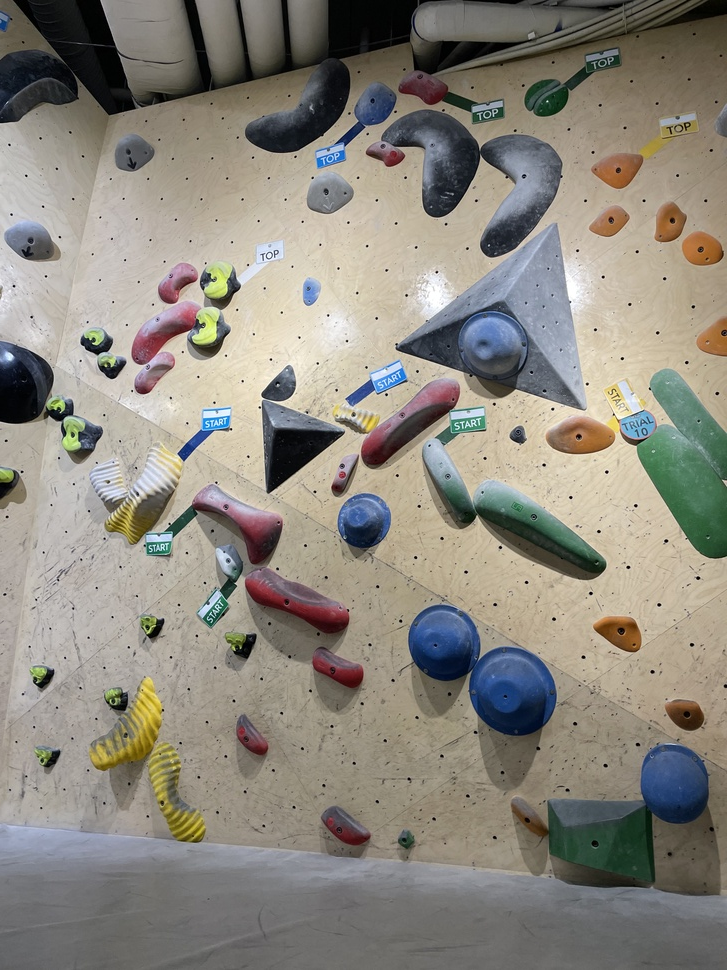
#> input picture KakaoTalk_20221013_091840720.jpg, 727 x 970 px, shrunk from 3024 x 4032 before the run, given as the content of the folder C:/Users/Kim/Desktop/Climbing-Hold-Recognition/Sample-Data, which was not available
$ python array_test.py
#> lines starting #> are read from the running program, lines starting #| are printed output that depends on the picture; after the words box and inside, x2 and y2 are one past the last pixel; in counts of white or black regions, pixels touching at a corner belong together; pictures that were not available may be replaced by others from this repository, and a replacement may not be noted
### extract_holds.py

import os
import sys
import cv2
import uuid
import math
import numpy as np
from Region import Region
from os import listdir
from os.path import isfile, join


def change_hsv(cv_image, hue_rotation):

    image = cv_image.copy()
    hsv_image = cv2.cvtColor(image, cv2.COLOR_BGR2HSV)

    for x in range(0, hsv_image.shape[0]):
        for y in range(0, hsv_image.shape[1]):
            pixel = hsv_image[x, y]
            h = int(pixel[0])
            s = int(pixel[1])
            v = int(pixel[2])

            hsv_image[x, y] = [int(h + hue_rotation) % 180, s, v]

    return cv2.cvtColor(hsv_image, cv2.COLOR_HSV2BGR)

def mser_extract_regions(cv_image, lower_color_bound, upper_color_bound):

    image = cv_image.copy()
    lower_bound = np.array(lower_color_bound)
    upper_bound = np.array(upper_color_bound)

    mask = cv2.inRange(image, lower_bound, upper_bound)
    mask_rgb = cv2.cvtColor(mask,cv2.COLOR_GRAY2BGR)

    masked_image = image & mask_rgb

    mser = cv2.MSER_create()
    regions , _ = mser.detectRegions(masked_image)

    detected_regions = []

    for p in regions:
        xmax, ymax = np.amax(p, axis=0)
        xmin, ymin = np.amin(p, axis=0)
        detected_regions.append([Region(xmax, xmin, ymax, ymin), 0])

    return detected_regions

# [47 lines left out: functions combine_regions, crop_regions_from_image, not called in this run]


def main(args):

    source_path = args[1]

    lower_blue_color_bounds = [130, 50, 10]
    upper_blue_color_bounds = [255, 180, 100]
    holds_hsv_transformations = [('blue', 0), ('yellow', 90), ('green', 70), ('red', 115)]

    picture_files = [p for p in listdir(source_path) if isfile(join(source_path, p))]

    # Get every hue variation of an image
    for image_name in picture_files:
        hsv_modified_images = []
        original_image = cv2.imread(os.path.join(source_path, image_name))
        file_extension = os.path.splitext(image_name)[1]

        # Transform original image's hue so that holds can be detected with blue threshold
        for trans in holds_hsv_transformations:
            hsv_modified_image = change_hsv(original_image, trans[1])
            hsv_modified_images.append((hsv_modified_image, file_extension))

        # Extract holds on every image
        cnt = 1
        for image_infos in hsv_modified_images:
            image = image_infos[0]
            detected_regions = mser_extract_regions(image, lower_blue_color_bounds, upper_blue_color_bounds)
            final_regions = combine_regions(image, detected_regions)
            final_regions = combine_regions(image, final_regions)

            result_holds = crop_regions_from_image(original_image, final_regions)

            for hold in result_holds:
                hold = cv2.resize(hold, (1024,1024))
                cv2.imwrite(os.path.join(r'C:\Users\Kim\Desktop\Climbing-Hold-Recognition\Sample-Data\data', 'fourth' + str(cnt) + image_infos[1]), hold)
                cnt += 1

# [2 lines that do not run on import are left out]

### array_test.py
#%%
import os
from pprint import pprint
import sys
import cv2
import uuid
import math
import numpy as np
from Region import Region
from os import listdir
from os.path import isfile, join
from extract_holds import main


source_path = r'C:\Users\Kim\Desktop\Climbing-Hold-Recognition\Sample-Data'

transformation = [90, 1, 1]

test =  [[[187, 129, 63],
          [187, 129, 63]],

          [[187, 129, 63],
           [187, 129, 63],
           [187, 129, 63]]]

picture_files = [p for p in listdir(source_path) if isfile(join(source_path, p))]

# Get every hue variation of an image
for image_name in picture_files:
    original_image = cv2.imread(os.path.join(source_path, image_name))
#> original_image is the input picture: shape (970, 727, 3); mean B, G, R 126, 135.6, 140.1

main([0, source_path, source_path+'\data'])
#> the loop in main, `for trans in holds_hsv_transformations:` made 4 passes
#> pass 2, in main, `hsv_modified_image = change_hsv(original_image, trans[1])`:
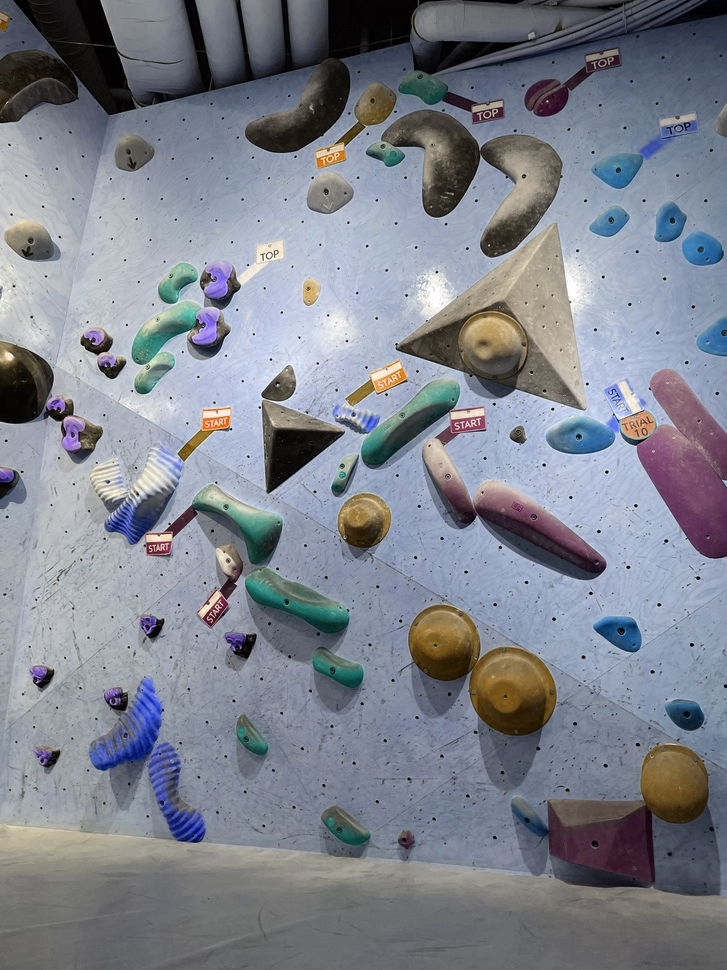
#> hsv_modified_image: shape (970, 727, 3); mean B, G, R 140.5, 130.5, 126.2
#> pass 3, in main, `hsv_modified_image = change_hsv(original_image, trans[1])`:
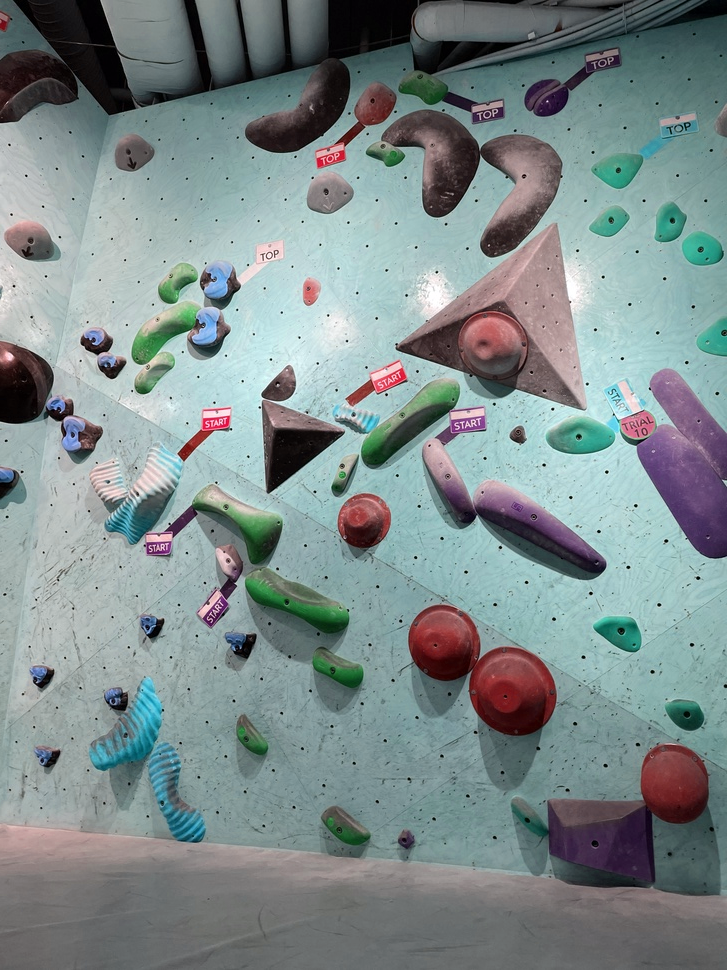
#> hsv_modified_image: shape (970, 727, 3); mean B, G, R 139.6, 139.3, 125.8
#> after the loop in main, `for trans in holds_hsv_transformations:`: hsv_modified_images = 4 items
#> the loop in main, `for image_infos in hsv_modified_images:` made 1 pass
#> (lower_bound in mser_extract_regions, upper_bound in mser_extract_regions) on pass 1: ([130, 50, 10], [255, 180, 100])
#> pass 1, in mser_extract_regions, `mask = cv2.inRange(image, lower_bound, upper_bound)`:
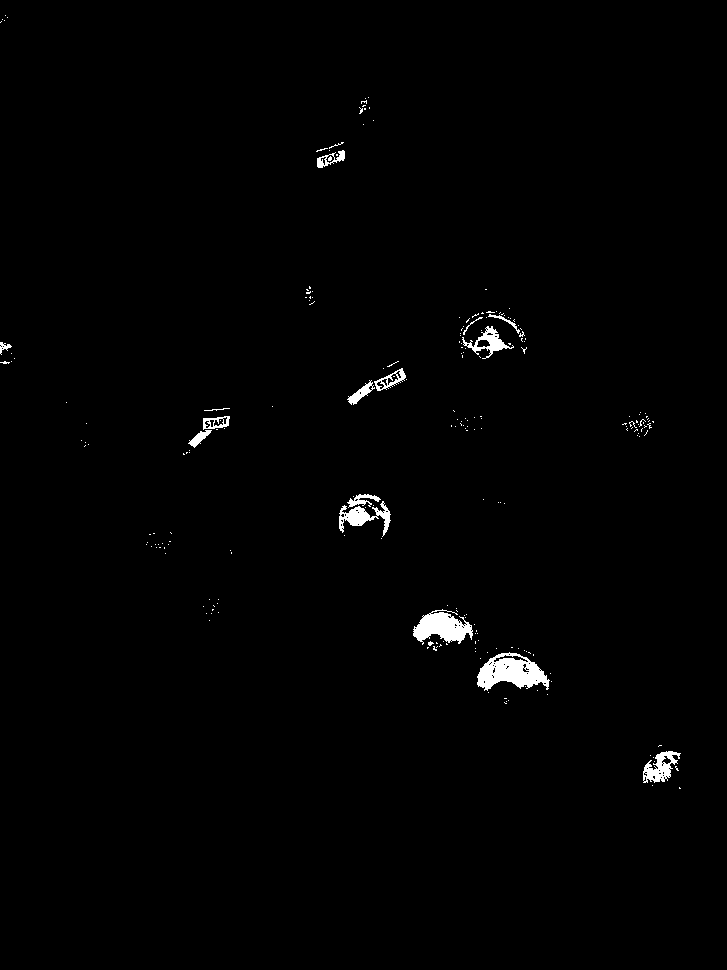
#> mask: shape (970, 727); 0.96% white; 227 white regions (211 under 20 px), largest, box (x1, y1, x2, y2) and area: (477, 652, 550, 691) 1645, (413, 609, 473, 645) 1248, (339, 501, 391, 537) 685
#> after the loop in main, `for image_infos in hsv_modified_images:`: cnt = 1
#> (the call stopped at in mser_extract_regions, `detected_regions.append([Region(xmax, xmin, ymax, ymin), 0])`: Region is not available in this run)

$ run again, on KakaoTalk_20221013_091840720_01.jpg
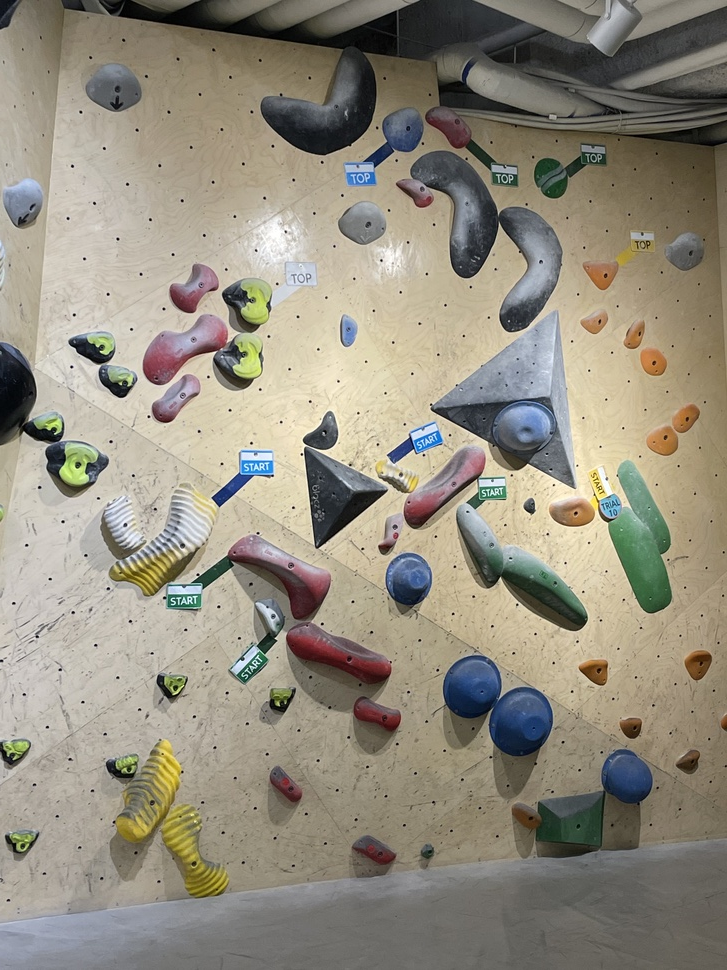
#> input picture KakaoTalk_20221013_091840720_01.jpg, 727 x 970 px, shrunk from 3024 x 4032 before the run, given as the content of the folder C:/Users/Kim/Desktop/Climbing-Hold-Recognition/Sample-Data, which was not available
#> original_image is the input picture: shape (970, 727, 3); mean B, G, R 126.8, 141.3, 147.2
#> the loop in main, `for trans in holds_hsv_transformations:` made 4 passes
#> pass 3, in main, `hsv_modified_image = change_hsv(original_image, trans[1])`:
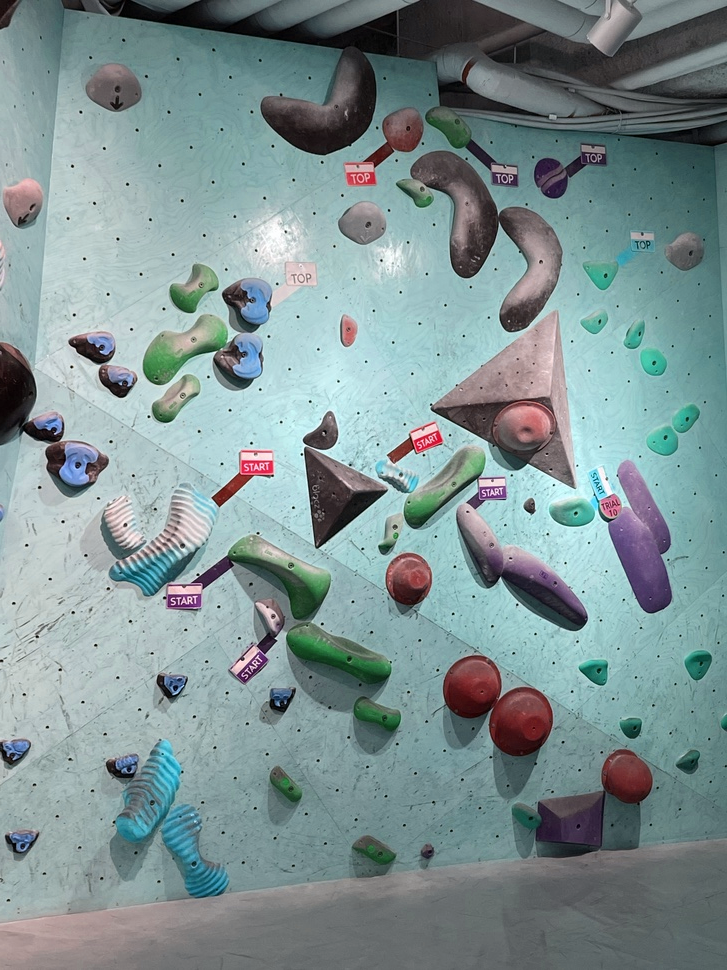
#> hsv_modified_image: shape (970, 727, 3); mean B, G, R 146.9, 145.8, 126.5
#> after the loop in main, `for trans in holds_hsv_transformations:`: hsv_modified_images = 4 items
#> the loop in main, `for image_infos in hsv_modified_images:` made 1 pass
#> (lower_bound in mser_extract_regions, upper_bound in mser_extract_regions) on pass 1: ([130, 50, 10], [255, 180, 100])
#> pass 1, in mser_extract_regions, `mask = cv2.inRange(image, lower_bound, upper_bound)`:
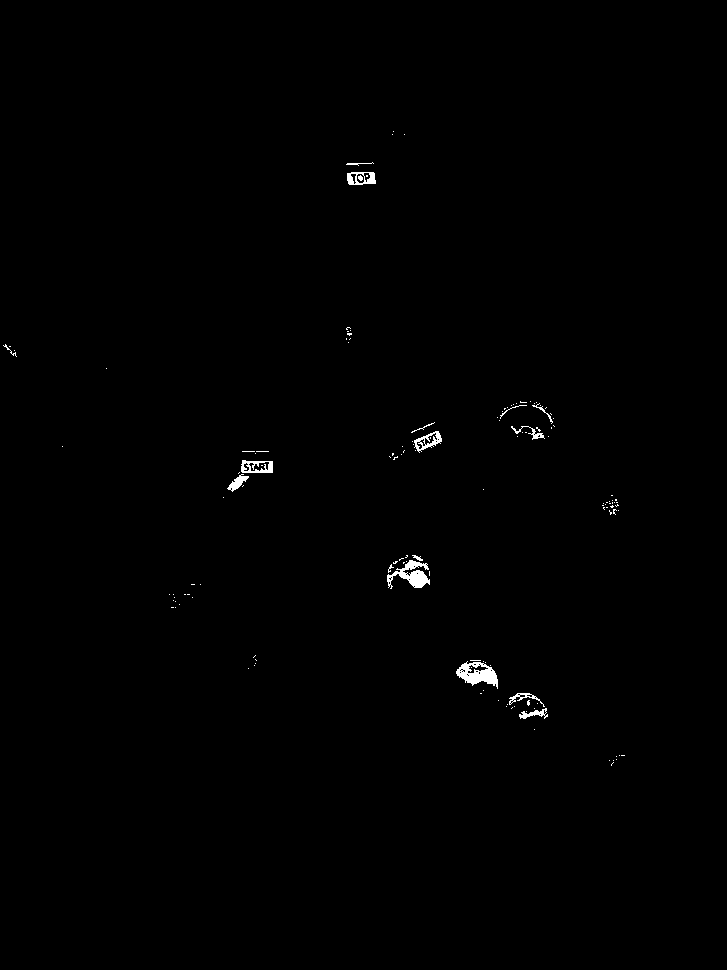
#> mask: shape (970, 727); 0.43% white; 140 white regions (124 under 20 px), largest, box (x1, y1, x2, y2) and area: (456, 661, 498, 689) 615, (387, 560, 430, 589) 566, (241, 460, 273, 473) 264
#> after the loop in main, `for image_infos in hsv_modified_images:`: cnt = 1

$ run again, on KakaoTalk_20221013_091840720_03.jpg
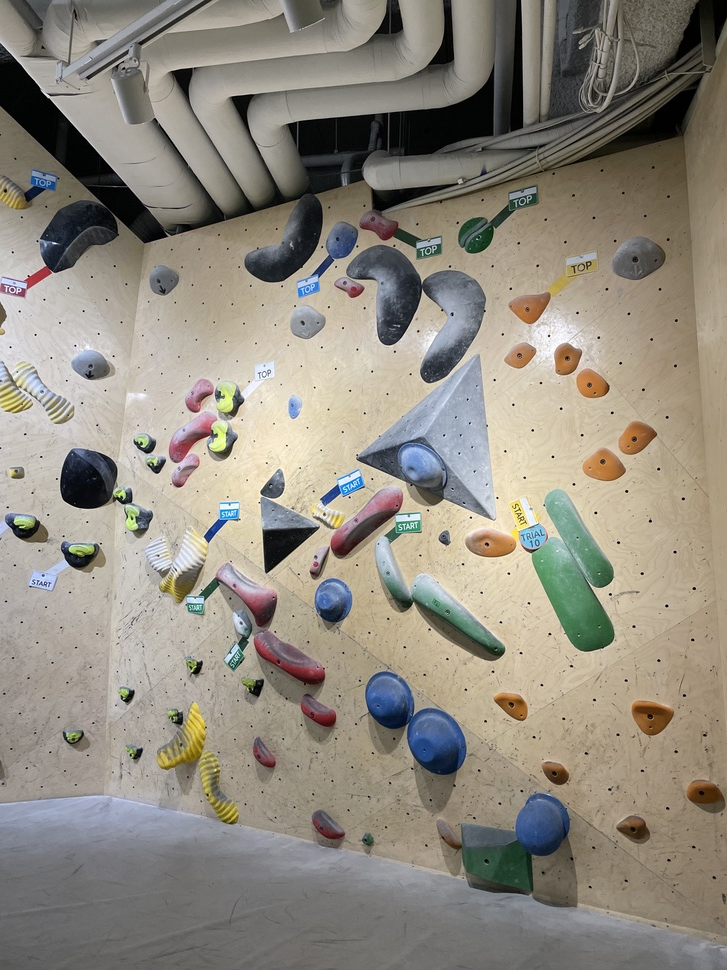
#> input picture KakaoTalk_20221013_091840720_03.jpg, 727 x 970 px, shrunk from 3024 x 4032 before the run, given as the content of the folder C:/Users/Kim/Desktop/Climbing-Hold-Recognition/Sample-Data, which was not available
#> original_image is the input picture: shape (970, 727, 3); mean B, G, R 127.2, 138.4, 144
#> the loop in main, `for trans in holds_hsv_transformations:` made 4 passes
#> pass 3, in main, `hsv_modified_image = change_hsv(original_image, trans[1])`:
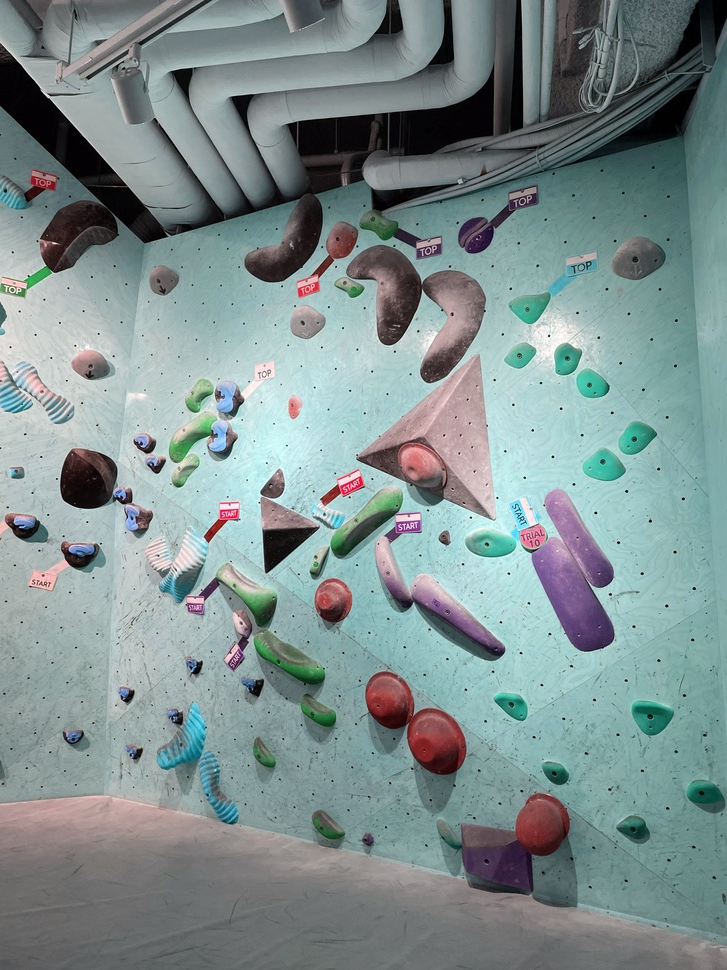
#> hsv_modified_image: shape (970, 727, 3); mean B, G, R 143.3, 143.3, 127
#> after the loop in main, `for trans in holds_hsv_transformations:`: hsv_modified_images = 4 items
#> the loop in main, `for image_infos in hsv_modified_images:` made 1 pass
#> (lower_bound in mser_extract_regions, upper_bound in mser_extract_regions) on pass 1: ([130, 50, 10], [255, 180, 100])
#> pass 1, in mser_extract_regions, `mask = cv2.inRange(image, lower_bound, upper_bound)`:
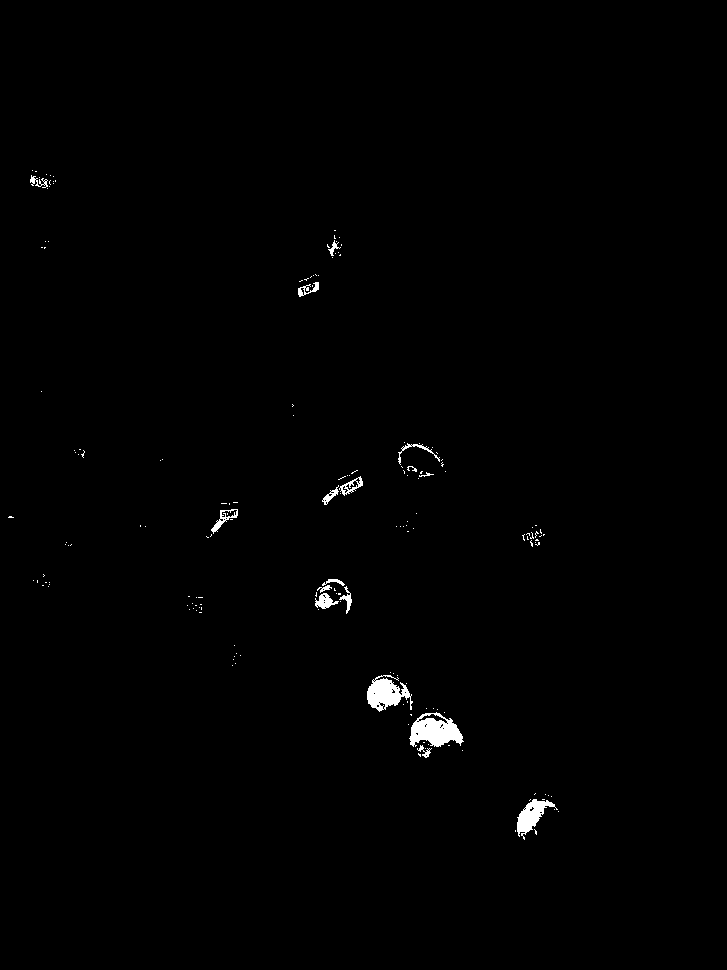
#> mask: shape (970, 727); 0.65% white; 175 white regions (158 under 20 px), largest, box (x1, y1, x2, y2) and area: (409, 712, 464, 747) 1175, (367, 675, 413, 712) 940, (517, 799, 558, 840) 666
#> after the loop in main, `for image_infos in hsv_modified_images:`: cnt = 1
